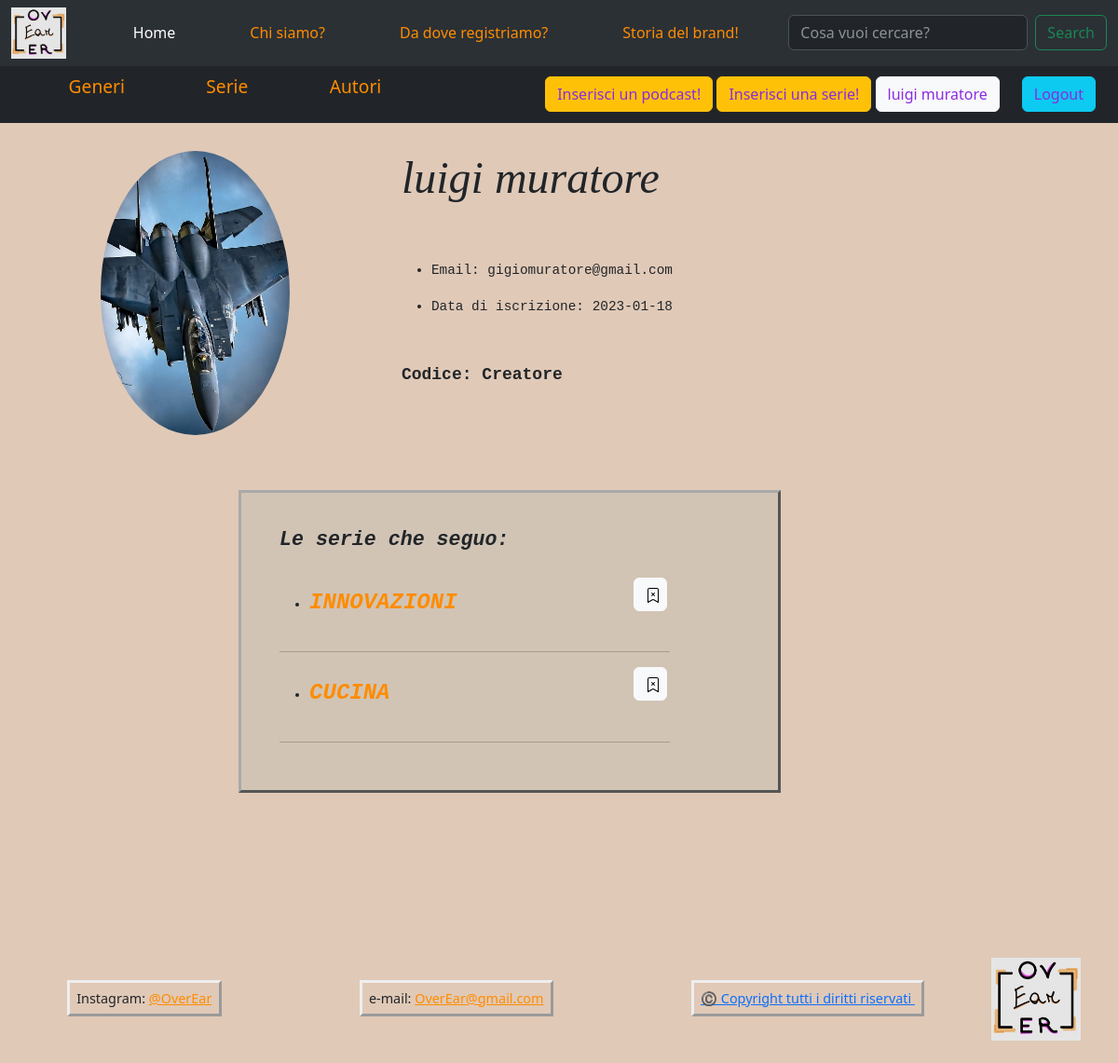
Page /profilo (signed in) on the committed database.
### tables this page shows
CREATE TABLE "utenti" (
	"id"	INTEGER NOT NULL,
	"nome"	TEXT NOT NULL,
	"cognome"	TEXT NOT NULL,
	"email"	TEXT NOT NULL,
	"password"	TEXT NOT NULL,
	"foto"	TEXT,
	"data"	TEXT,
	"codice"	TEXT,
	PRIMARY KEY("id" AUTOINCREMENT)
);

CREATE TABLE "seguite" (
	"id"	INTEGER,
	"titolo"	TEXT NOT NULL,
	"utente"	TEXT NOT NULL
);

### app.py (the view)
@app.route('/profilo', methods=['POST', 'GET'])
@login_required
def profilo():
    user = current_user.nome
    serie_seguite = podcasts_dao.trova_serie_seguite() #pagina di login dove stampo le informazioni e le serie seguite
    return render_template("profilo.html", user=user, serie_seguite=serie_seguite)

### app.py (called while the page is built)
@login_manager.user_loader  #'carico l'utente in memoria'
def load_user(utente_id):
    utente_in_db = podcasts_dao.get_utente_by_id(utente_id)
    utente = Utente(id=utente_in_db['id'], nome=utente_in_db['nome'], cognome=utente_in_db['cognome'], email=utente_in_db['email'], password=utente_in_db['password'], foto=utente_in_db['foto'], data=utente_in_db['data'], codice=utente_in_db['codice'])
    return utente

### podcasts_dao.py (called while the page is built)
def get_utente_by_id(id):
    conn = sqlite3.connect('database/podcasts.db')
    conn.row_factory = sqlite3.Row
    cursor = conn.cursor()
    sql = 'SELECT * FROM utenti WHERE id = ?'
    cursor.execute(sql, (id, ))
    utente = cursor.fetchone()
    cursor.close()
    conn.close()
    return utente

def trova_serie_seguite():
    conn = sqlite3.connect('database/podcasts.db')
    conn.row_factory = sqlite3.Row
    cursor = conn.cursor()
    sql = 'SELECT * FROM seguite'
    cursor.execute(sql,)
    serie_seguite = cursor.fetchall()
    cursor.close()
    conn.close()
    return serie_seguite

### templates/profilo.html (shortened to what this page needs)
{% extends "base.html" %}
{% block main %}
<main class="profilo">
    <article id="profilo">
        {% if current_user.foto != current_user.nome + current_user.cognome %}
            <img class="immagine_profilo" src="static/nofoto.jpeg" alt="immagine del profilo">
        {% else %}
            <img class="immagine_profilo" src="{{'static/' + current_user.nome + current_user.cognome + '.jpeg'}}" alt="immagine del profilo">
        {% endif %}
        <div>
            <h2>{{ current_user.nome + ' ' + current_user.cognome}}</h2>
            <ul>
                <li>Email:  {{ current_user.email }}</li>
                <li>Data di iscrizione:  {{ current_user.data }}</li>
            </ul>
            <p>Codice: {{ current_user.codice }} </p>
        </div>
    </article>
    <div class="preferiti">
        <p>Le serie che seguo: </p>
        {% for i in serie_seguite %}
            {% if current_user.nome == i.utente %}
                <ul id="tabella_preferiti">
                    <li><a class='serie_seguite_profilo' href="{{url_for('serie_singola', id = i.id)}}" >{{ i['titolo']}}</a></li>
                    <form action="{{url_for('elimina_preferito', id = i.id)}}" method="POST">
                        <button id='mod' type="submit" class="btn btn-light"></button>
                    </form>
                </ul>
                <hr>
            {% endif %}
        {% endfor %}
    </div>
</main>
{% endblock %}

### templates/base.html (shortened to what this page needs)
<!DOCTYPE html>
<html lang="it">
    <head>
    <link rel="stylesheet" type="text/css" href="static/podcast.css">
    <link href="https://cdn.jsdelivr.net/npm/bootstrap@5.3.0-alpha1/dist/css/bootstrap.min.css" rel="stylesheet">
    </head>
    <body class="bg">
        <header>
        <nav class="navbar navbar-expand-lg bg-body-tertiary" data-bs-theme='dark'>
            <div class="container-fluid">
              <img class=logo src="static/logo.jpeg" alt="Logo" href="/">
              <div class="collapse navbar-collapse" id="navbarSupportedContent">
                <ul class="navbar-nav me-auto mb-2 mb-lg-0">
                  <li class="nav-item">
                    <a class="nav-link active" aria-current="page" href="/">Home</a>
                  </li>
                  <li class="nav-item">
                    <a class="nav-link" href="/about">Chi siamo?</a>
                  </li>
                  <li class="nav-item">
                    <a class="nav-link" href="/where">Da dove registriamo?</a>
                  </li>
                  <li class="nav-item">
                    <a class="nav-link" href="/story">Storia del brand!</a>
                  </li>
                </ul>
                <form class="d-flex" role="search">
                  <input s class="form-control me-2" id='search' type="search" placeholder="Cosa vuoi cercare?" aria-label="Search">
                  <button class="btn btn-outline-success" type="submit">Search</button>
                </form>
              </div>
            </div>
        </nav>
        <nav class="navbar navbar-dark bg-dark">
          <ul>
            <li class="menu">
              <a class="scelta" href="/generi">Generi</a></li>
              <a class="scelta" href="{{ url_for('serie')}}">Serie</a></li>
              <a class="scelta" href="/autori">Autori</a></li>
          </ul>
          <div class="login">
            {% if current_user.is_authenticated %}
              <button id=logout type="button" class="btn btn-info"><a href="{{ url_for ('logout')}}">Logout</a></button>
              {% if current_user.codice == 'Creatore' %}
                <button type="button" class="btn btn-warning"><a href="{{ url_for('inserimento_podcast')}}">Inserisci un podcast!</a></button>
                <button type="button" class="btn btn-warning"><a href="{{ url_for('inserimento_serie')}}">Inserisci una serie!</a></button>
              {% endif %}
              <button type="button" class="btn btn-light"><a href="{{ url_for ('profilo')}}">{{ current_user.nome + ' ' + current_user.cognome}}</a></button>
            {% else %}
              <button type="button" class="btn btn-light"><a href="{{ url_for('login')}}">Login</a></button>
              <button type="button" class="btn btn-light"><a href="{{ url_for('registrazione')}}">Registrati</a></button>
            {% endif %}
          </div>
        </nav>
        </header>
        <main>
            {% block main %}{% endblock %}
        </main>
        <footer>
        <div>
          <p>Instagram: <a href="#insta.htlm" title="@OverEar">@OverEar</a></p>
          <p>e-mail: <a href="#email.htlm" title="Email">OverEar@gmail.com</a></p>
          <p> <a class="grassetto" >©️ Copyright tutti i diritti riservati </a></p>
          <img class=logo_sotto src="static/logo.jpeg" alt="Logo">
        </div>
        </footer>
    </body>
</html>

### static/podcast.css (style rules this page uses)
.logo { width: 5%; }
.bg { background-color: rgba(175, 116, 70, 0.384); z-index: -5; }
header { position: fixed; width: 100%; z-index: 10; font-family: system-ui, -apple-system, BlinkMacSystemFont, 'Segoe UI', Roboto, Oxygen, Ubuntu, Cantarell, 'Open Sans', 'Helvetica Neue', sans-serif; }
.nav-item { margin-left: 4rem; }
.login { float: right; padding-right: 2%; }
.menu { display: inline; }
.scelta { margin: 2rem 2rem; font-size: 120%; padding: 0.6rem; text-decoration: none; }
main { float: left; margin-top: 3.5vw; margin-bottom: 5%; margin-left: 1%; font-family: 'Courier New', Courier, monospace; }
.login > button > a { text-decoration: none; color: blueviolet; }
footer p { display: inline; font-size: 1.2vw; border: 2%; border-style: outset; padding: 0.6vw; margin: 0vw 6vw; }
footer { clear: both; }
footer > div { margin-bottom: 2vw; }
.logo_sotto { width: 8vw; }
a:link { color: darkorange; }
#logout { float: right; margin-left: 2vw; }
.profilo { margin-top: 10vw; }
.immagine_profilo { margin-left: 7vw; width: 50%; border-radius: 50%; grid-column: 1; grid-row: 1; }
.profilo > article { display: grid; grid-template-columns: 35% 1fr; grid-row: 1fr; }
.profilo > div { grid-column: 2; grid-row: 1; }
.profilo > article > div > h2,h5 { margin-bottom: 5vw; font-style: italic; font-family: cursive; font-size: 4vw; }
.profilo > article > div > ul { margin-bottom: 4vw; }
.profilo > article > div > ul > li { margin-bottom: 1.5vw; font-size: 1.2vw; }
.profilo > article > div > p { font-size: 1.5vw; font-weight: bold; }
.preferiti { margin: 5%; margin-left: 20%; margin-right: 10%; width: 50%; padding: 3% 3.5%; padding-right: 10%; border-style: outset; border-color: darkgray; background-color: rgba(184, 186, 177, 0.381); }
.preferiti > p { font-style: italic; font-weight: bold; font-size: 1.8vw; margin-bottom: 2vw; }
.preferiti > ul { display: grid; grid-template-columns: 90% 1fr; grid-template-rows: 1fr; }
.preferiti > ul > li { margin-bottom: 1.5vw; grid-row: 1; grid-column: 1; margin-top: 0.8vw; }
.preferiti button { grid-row: 1; grid-column: 2; width: 3vw; height: 3vw; }
.serie_seguite_profilo { text-decoration: none; font-size: 2vw; font-weight: bold; font-style: italic; }

### rows in the picture
utenti: nome+cognome "luigi muratore", nome+cognome (picture), email "gigiomuratore@gmail.com", data "2023-01-18", codice "Creatore"
seguite: titolo "INNOVAZIONI"
seguite: titolo "CUCINA"
